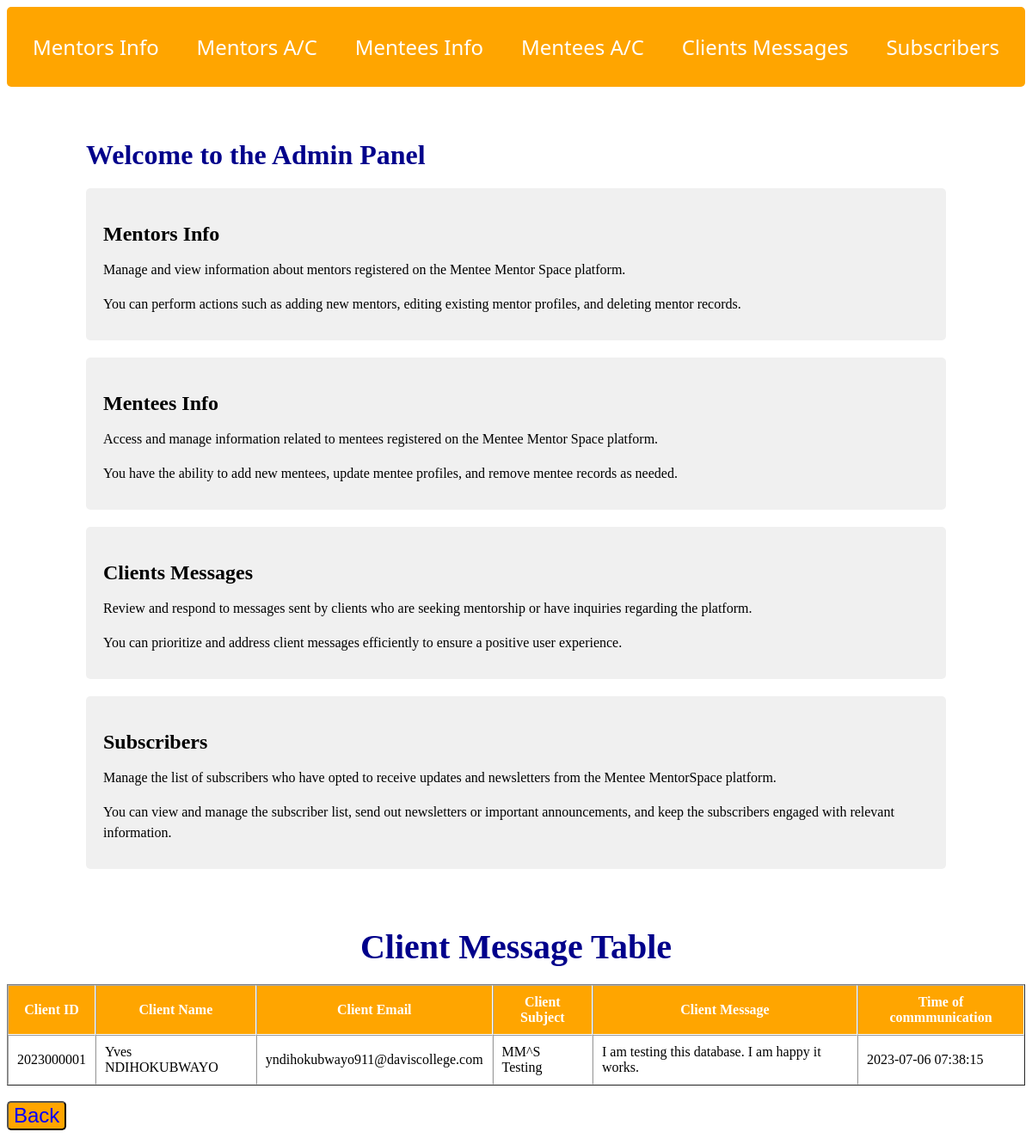
The page /contact_messages_table.php on the database its author committed.
### tables this page shows
CREATE TABLE IF NOT EXISTS `contact_messages` (
  `client_id` int NOT NULL AUTO_INCREMENT,
  `name` varchar(50) NOT NULL,
  `email` varchar(50) NOT NULL,
  `subject` varchar(255) NOT NULL,
  `message` text NOT NULL,
  `date_of_message` datetime DEFAULT CURRENT_TIMESTAMP,
  PRIMARY KEY (`client_id`)
);

### contact_messages_table.php (the view, shortened to what this page needs)
<?php
$s = "localhost";
$u = "root";
$p = "";
$db = "menteementorspace";
$con = mysqli_connect($s, $u, $p, $db);
$sql = "SELECT * FROM contact_messages";
$result = mysqli_query($con, $sql);
include 'header.php';
?>
<center>
  <h1 style="color: darkblue; font-family: tahoma; font-weight: bold; font-size: 40px;">Client Message Table</h1>
  <table border="1" cellspacing="0" cellpadding="10" >
    <tr bgcolor="orange" style="border-color: white; color: white;">
      <th>Client ID</th>
      <th>Client Name</th>
      <th>Client Email</th>
      <th>Client Subject</th>
      <th>Client Message</th>
      <th>Time of commmunication</th>
    </tr>
    <?php
    if(mysqli_num_rows($result))
    {
      while ($rows = mysqli_fetch_assoc($result))
      {
    ?>
    <tr bgcolor="white" style="border-color: orange; border: 1px">
      <td><?php echo $rows['client_id']; ?> </td>
      <td><?php echo $rows['name']; ?> </td>
      <td><?php echo $rows['email']; ?> </td>
      <td><?php echo $rows['subject']; ?> </td>
      <td><?php echo $rows['message']; ?> </td>
      <td><?php echo $rows['date_of_message']; ?> </td>
    </tr>
    <?php
      }
    }
    else
    {
      echo"<h1 style='color: orange; font-family: agency fb; font-weight: bold'>Sorry, your table is empty"."</h1>";
    }
    ?>
  </table>
</center>
  <form action="index.php" method="POST">
      <button type="submit" class="btn" style="color: blue; background-color: orange; border-radius: 5px; font-size: 24px">Back</button>
    </form>

### header.php (style rules this page uses)
body { background-color: white; }
h1 { color: darkblue; font-size: 32px; margin-bottom: 20px; }

### rows shown on the page
contact_messages: client_id "2023000001", name "Yves NDIHOKUBWAYO", email "yndihokubwayo911@daviscollege.com", subject "MM^S Testing", message "I am testing this database. I am happy it works.", date_of_message "2023-07-06 07:38:15"
